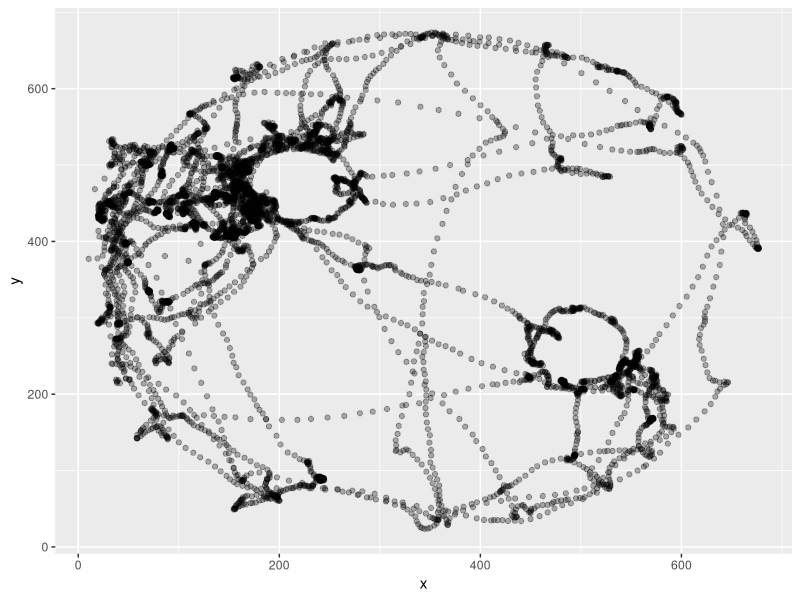

The R source for this figure: (Note: this script raises an error after producing the figure.)
rm(list = ls())
library(tidyverse)
SimilarLearn <- read_csv("240808_r1593_different_0.csv")
SimilarLearn <- SimilarLearn %>%
  select(!15:24) %>%
  filter(Value.Item1.Item1.Item2>135) %>%
  rename(pixelx = Value.Item1.Item1.Item3.X, pixely = Value.Item1.Item1.Item3.Y, TimePoint = Value.Item1.Item1.Item2) %>%
  select(!1, !14) %>%
  filter(!Value.Item2 == TRUE) %>%
  na.omit 
x1 <- c(SimilarLearn$pixelx)
y1 <- c(SimilarLearn$pixely)
df1 <- data.frame(x = x1, y = y1)
p1 <- ggplot(df1, aes(x = x, y = y)) +
  geom_point(alpha = 0.3)
p1
library(ggforce)
#Blue represents gnome, red represents green jar.
p1circle <- p1 + geom_circle(aes(x0 = 497, y0 = 258, r = 65), color = "green")
p1circle <- p1circle + geom_circle(aes(x0 = 220, y0 = 478, r = 65), color = "green")
p1circle
radius <- 65
center_x1 <- 497
center_y1 <- 258
df1$distance <- sqrt((df1$x - center_x1)^2 + (df1$y - center_y1)^2)
points_in_circle1 <- sum(df1$distance <= radius)
print(points_in_circle1)
center_x2 <- 220
center_y2 <- 478
df1$distance1 <- sqrt((df1$x - center_x2)^2 + (df1$y - center_y2)^2)
points_in_circle2 <- sum(df1$distance1 <= radius)
print(points_in_circle2)

BaselineLearn <- read_csv("240808_r1593_1_baseline_learn.csv")
BaselineLearn <- BaselineLearn %>%
  select(!15:24) %>%
  filter(Value.Item1.Item1.Item2>85) %>%
  rename(pixelx = Value.Item1.Item1.Item3.X, pixely = Value.Item1.Item1.Item3.Y, TimePoint = Value.Item1.Item1.Item2) %>%
  select(!1, !14) %>%
  na.omit
Baselinelearn <- BaselineLearn %>%
  filter(!Value.Item2 == TRUE) 
x2 <- c(BaselineLearn$pixelx)
y2 <- c(BaselineLearn$pixely)
df2 <- data.frame(x = x2, y = y2)
p2 <- ggplot(df2, aes(x = x2, y = y2)) +
  geom_point(alpha = 0.3)
p2
p2circle <- p2 + geom_circle(aes(x0 = 376, y0 = 170, r = 60), color = "purple")
p2circle <- p2circle + geom_circle(aes(x0 = 130, y0 = 398, r = 60), color = "purple")
p2circle
radius <- 60
center_x1 <- 376
center_y1 <- 170
df2$distance <- sqrt((df2$x - center_x1)^2 + (df2$y - center_y1)^2)
points_in_circle2 <- sum(df2$distance <= radius)
print(points_in_circle2)
center_x2 <- 130
center_y2 <- 398
df2$distance1 <- sqrt((df2$x - center_x2)^2 + (df2$y - center_y2)^2)
points_in_circle2 <- sum(df2$distance1 <= radius)
print(points_in_circle2)

SimilarTest <- read_csv("240808_r1593_different_2.csv")
SimilarTest <- SimilarTest %>%
  select(!15:24) %>%
  filter(Value.Item1.Item1.Item2>138) %>%
  rename(pixelx = Value.Item1.Item1.Item3.X, pixely = Value.Item1.Item1.Item3.Y, TimePoint = Value.Item1.Item1.Item2) %>%
  select(!1, !14) %>%
  na.omit
SimilarTest <- SimilarTest %>%
  filter(!Value.Item2 == TRUE)
x3 <- c(SimilarTest$pixelx)
y3 <- c(SimilarTest$pixely)
df3 <- data.frame(x = x3, y = y3)
p3 <- ggplot(df3, aes(x = x3, y = y3)) +
  geom_point(alpha = 0.3)
p3
p3circle <- p3 + geom_circle(aes(x0 = 497, y0 = 258, r = 65), color = "green")
p3circle <- p3circle + geom_circle(aes(x0 = 215, y0 = 478, r = 65), color = "purple") +
  ggtitle("baseline")
p3circle
radius <- 65
center_x3 <- 497
center_y3 <- 258
df3$distance <- sqrt((df3$x - center_x3)^2 + (df3$y - center_y3)^2)
points_in_circle3 <- sum(df3$distance <= radius)
print(points_in_circle3)
center_x3 <- 215
center_y3 <- 478
df3$distance1 <- sqrt((df3$x - center_x3)^2 + (df3$y - center_y3)^2)
points_in_circle3 <- sum(df3$distance1 <= radius)
print(points_in_circle3)

DifferentLearn <- read_csv("240808_r1593_3_similar_learn.csv")
DifferentLearn <- DifferentLearn %>%
  select(!15:24) %>%
  filter(Value.Item1.Item1.Item2>58) %>%
  rename(pixelx = Value.Item1.Item1.Item3.X, pixely = Value.Item1.Item1.Item3.Y, TimePoint = Value.Item1.Item1.Item2) %>%
  select(!1, !14) %>%
  na.omit
DifferentLearn <- DifferentLearn %>%
  filter(!Value.Item2 == TRUE)
x4 <- c(DifferentLearn$pixelx)
y4 <- c(DifferentLearn$pixely)
df4 <- data.frame(x = x4, y = y4)
p4 <- ggplot(df4, aes(x = x4, y = y4)) +
  geom_point(alpha = 0.3)
p4
p4circle <- p4 + geom_circle(aes(x0 = 386, y0 = 170, r = 60), color = "red")
p4circle <- p4circle + geom_circle(aes(x0 = 130, y0 = 393, r = 60), color = "red")
p4circle
radius <- 60
center_x4 <- 386
center_y4 <- 170
df4$distance <- sqrt((df4$x - center_x4)^2 + (df4$y - center_y4)^2)
points_in_circle4 <- sum(df4$distance <= radius)
print(points_in_circle4)
center_x4 <- 130
center_y4 <- 393
df4$distance1 <- sqrt((df4$x - center_x4)^2 + (df4$y - center_y4)^2)
points_in_circle4 <- sum(df4$distance1 <= radius)
print(points_in_circle4)

BaselineLearn1 <- read_csv("240808_r1593_4_baseline_learn.csv")
BaselineLearn1 <- BaselineLearn1 %>%
  select(!15:24) %>%
  filter(Value.Item1.Item1.Item2>69) %>%
  rename(pixelx = Value.Item1.Item1.Item3.X, pixely = Value.Item1.Item1.Item3.Y, TimePoint = Value.Item1.Item1.Item2) %>%
  select(!1, !14) %>%
  na.omit %>%
  filter(!Value.Item2 == TRUE)
x5 <- c(BaselineLearn1$pixelx)
y5 <- c(BaselineLearn1$pixely)
df5 <- data.frame(x = x5, y = y5)
p5 <- ggplot(df5, aes(x = x5, y = y5)) +
  geom_point(alpha = 0.3)
p5
p5circle <- p5 + geom_circle(aes(x0 = 381, y0 = 170, r = 60), color = "blue")
p5circle <- p5circle + geom_circle(aes(x0 = 125, y0 = 393, r = 60), color = "blue")
p5circle
radius <- 60
center_x5 <- 381
center_y5 <- 170
df5$distance <- sqrt((df5$x - center_x5)^2 + (df5$y - center_y5)^2)
points_in_circle5 <- sum(df5$distance <= radius)
print(points_in_circle5)
center_x6 <- 125
center_y6 <- 393
df5$distance1 <- sqrt((df5$x - center_x6)^2 + (df5$y - center_y6)^2)
points_in_circle6 <- sum(df5$distance1 <= radius)
print(points_in_circle6)

DifferentTest <- read_csv("240808_r1593_5_similar_test.csv")
DifferentTest <- DifferentTest %>%
  select(!15:24) %>%
  filter(Value.Item1.Item1.Item2>94) %>%
  rename(pixelx = Value.Item1.Item1.Item3.X, pixely = Value.Item1.Item1.Item3.Y, TimePoint = Value.Item1.Item1.Item2) %>%
  select(!1, !14) %>%
  filter(!Value.Item2 == TRUE) %>%
  na.omit
x6 <- c(DifferentTest$pixelx)
y6 <- c(DifferentTest$pixely)
df6 <- data.frame(x = x6, y = y6)
p6 <- ggplot(df6, aes(x = x6, y = y6)) +
  geom_point(alpha = 0.3)
p6
p6circle <- p6 + geom_circle(aes(x0 = 366, y0 = 175, r = 60), color = "red")
p6circle <- p6circle + geom_circle(aes(x0 = 130, y0 = 393, r = 60), color = "blue")
p6circle
radius <- 60
center_x6 <- 366
center_y6 <- 175
df6$distance <- sqrt((df6$x - center_x6)^2 + (df6$y - center_y6)^2)
points_in_circle6 <- sum(df6$distance <= radius)
print(points_in_circle6)
center_x6 <- 130
center_y6 <- 393
df6$distance1 <- sqrt((df6$x - center_x6)^2 + (df6$y - center_y6)^2)
points_in_circle6 <- sum(df6$distance1 <= radius)
print(points_in_circle6)


